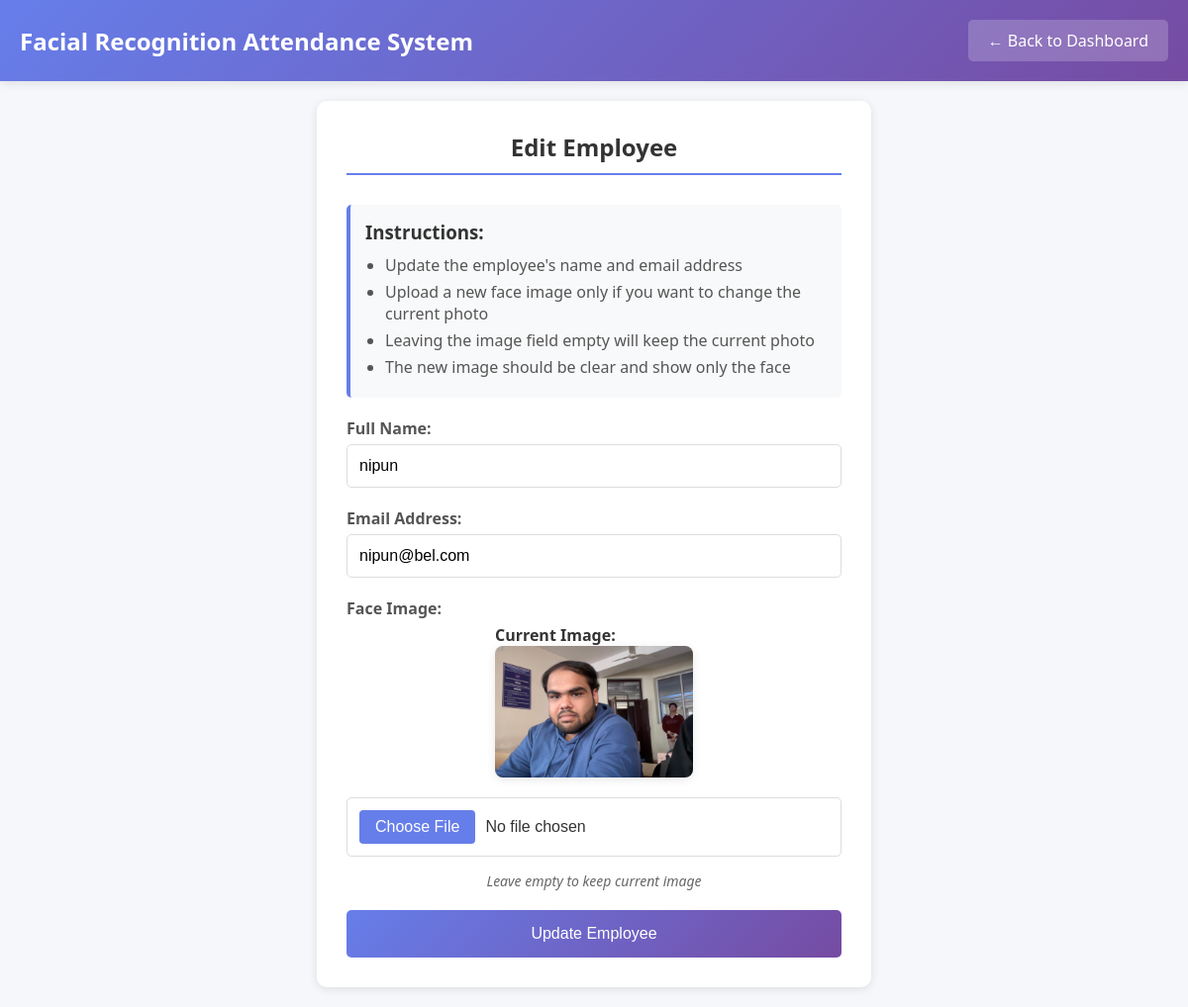
The page /edit_employee/4 (signed in) on the database its author committed.
### tables this page shows
CREATE TABLE employees (
                        id INTEGER PRIMARY KEY AUTOINCREMENT,
                        name TEXT NOT NULL,
                        email TEXT UNIQUE,
                        face_encoding TEXT NOT NULL,
                        image_path TEXT,
                        created_at TIMESTAMP DEFAULT CURRENT_TIMESTAMP
                    );

### app.py (the view, shortened to what this page needs)
@app.route('/edit_employee/<int:employee_id>', methods=['GET', 'POST'])
def edit_employee(employee_id):
    if 'admin_id' not in session:
        return redirect(url_for('login'))
    conn = get_db_connection()
    employee = conn.execute('SELECT * FROM employees WHERE id = ?', (employee_id,)).fetchone()
    conn.close()
    if not employee:
        flash('Employee not found', 'error')
        return redirect(url_for('dashboard'))
    return render_template('edit_employee.html', employee=employee)

### app.py (called while the page is built)
def get_db_connection():
    conn = sqlite3.connect('attendance.db')
    conn.row_factory = sqlite3.Row
    return conn

### templates/edit_employee.html (shortened to what this page needs)
<!DOCTYPE html>
<html lang="en">
<head>
</head>
<body>
    <div class="header">
        <h1>Facial Recognition Attendance System</h1>
        <a href="{{ url_for('dashboard') }}" class="back-btn">← Back to Dashboard</a>
    </div>
    <div class="container">
        <div class="form-container">
            <h2>Edit Employee</h2>
            <div class="instructions">
                <h3>Instructions:</h3>
                <ul>
                    <li>Update the employee's name and email address</li>
                    <li>Upload a new face image only if you want to change the current photo</li>
                    <li>Leaving the image field empty will keep the current photo</li>
                    <li>The new image should be clear and show only the face</li>
                </ul>
            </div>
            <form method="POST" enctype="multipart/form-data" id="editEmployeeForm">
                <div class="form-group">
                    <label for="name">Full Name:</label>
                    <input type="text" id="name" name="name" value="{{ employee.name }}" required placeholder="Enter employee's full name">
                </div>
                <div class="form-group">
                    <label for="email">Email Address:</label>
                    <input type="email" id="email" name="email" value="{{ employee.email }}" required placeholder="Enter employee's email">
                </div>
                <div class="form-group">
                    <label for="face_image">Face Image:</label>
                    <div class="image-section">
                        {% if employee.image_path %}
                            <div>
                                <p><strong>Current Image:</strong></p>
                                <img src="{{ url_for('static', filename=employee.image_path) }}" alt="Current employee photo" class="current-image">
                            </div>
                        {% endif %}
                        <div class="file-input-container">
                            <input type="file" id="face_image" name="face_image" class="file-input" accept="image/*">
                        </div>
                        <p class="optional-note">Leave empty to keep current image</p>
                    </div>
                </div>
                <button type="submit">Update Employee</button>
            </form>
        </div>
    </div>
</body>
</html>

### templates/edit_employee.html (style rules this page uses)
* { margin: 0; padding: 0; box-sizing: border-box; }
body { font-family: 'Segoe UI', Tahoma, Geneva, Verdana, sans-serif; background: #f5f7fa; color: #333; }
.header { background: linear-gradient(135deg, #667eea 0%, #764ba2 100%); color: white; padding: 20px; display: flex; justify-content: space-between; align-items: center; box-shadow: 0 2px 10px rgba(0, 0, 0, 0.1); }
.header h1 { font-size: 24px; }
.back-btn { background: rgba(255, 255, 255, 0.2); color: white; padding: 10px 20px; border-radius: 5px; text-decoration: none; transition: background 0.3s ease; }
.container { max-width: 600px; margin: 0 auto; padding: 20px; }
.form-container { background: white; padding: 30px; border-radius: 10px; box-shadow: 0 2px 10px rgba(0, 0, 0, 0.1); }
h2 { text-align: center; color: #333; margin-bottom: 30px; border-bottom: 2px solid #667eea; padding-bottom: 10px; }
.form-group { margin-bottom: 20px; }
label { display: block; margin-bottom: 5px; color: #555; font-weight: bold; }
input[type="text"], input[type="email"] { width: 100%; padding: 12px; border: 1px solid #ddd; border-radius: 5px; font-size: 16px; box-sizing: border-box; }
.file-input-container { position: relative; display: inline-block; width: 100%; }
.file-input { width: 100%; padding: 12px; border: 1px solid #ddd; border-radius: 5px; font-size: 16px; box-sizing: border-box; background: white; }
.current-image { max-width: 200px; max-height: 200px; border-radius: 8px; box-shadow: 0 2px 10px rgba(0, 0, 0, 0.1); }
.image-section { display: flex; flex-direction: column; align-items: center; gap: 15px; }
button { width: 100%; padding: 15px; background: linear-gradient(135deg, #667eea 0%, #764ba2 100%); color: white; border: none; border-radius: 5px; font-size: 16px; cursor: pointer; transition: background 0.3s ease; }
.instructions { background: #f8f9fa; padding: 15px; border-radius: 5px; margin-bottom: 20px; border-left: 4px solid #667eea; }
.instructions h3 { margin-bottom: 10px; color: #333; }
.instructions ul { margin-left: 20px; }
.instructions li { margin-bottom: 5px; color: #555; }
.optional-note { font-style: italic; color: #666; font-size: 14px; }

### rows shown on the page
employees: name "nipun", email "nipun@bel.com", image_path (picture)
